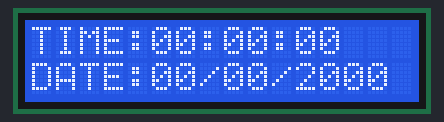
Bench run of a sketch on a simulated ESP8266 (NodeMCU). Parts: 16×2 character LCD. WiFi joins after 1.5 s; servers stay silent unless stated; network time is answered at once with the bench clock; the local clock reads 2024-03-15 10:24:30 at power-on unless the sketch sets it; what the sketch prints to the serial monitor is not drawn.

Above: at 0.1 s.
At 1.86 s:
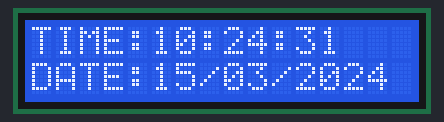
At 6.2 s:
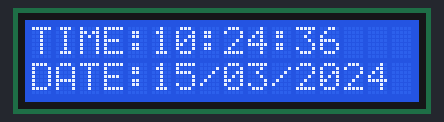
At 11.2 s:
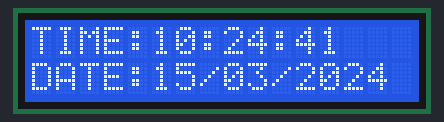
At 20.2 s:
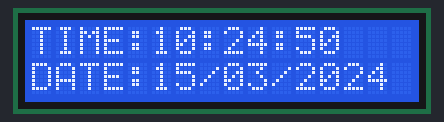
At 38.1 s:
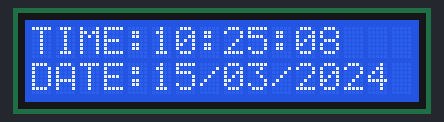

Measured:
- what the display in image 1 shows lasts 0.4 s, from 1.7 s to 2.1 s
- what the display in image 2 shows lasts 1.0 s, from 6.2 s to 7.2 s

The sketch:

ESP8266_CLOCK.ino
```cpp
// ESP8266 ESP-01 Internet real time clock


#include <ESP8266WiFi.h>
#include <WiFiUdp.h>

#include <NTPClient.h>               // Include NTPClient library
#include <TimeLib.h>                 // Include Arduino time library
#include <LiquidCrystal_I2C.h>       // Include LiquidCrystal_I2C library

LiquidCrystal_I2C lcd(0x27, 16, 2);  // Configure LiquidCrystal_I2C library with 0x27 address, 16 columns and 2 rows

const char *ssid     = "YOUR SSID";
const char *password = "YOUR WIFI PASSWORD";

WiFiUDP ntpUDP;

// 'time.nist.gov' is used (default server) with +5 hour offset (19800 seconds) 60 seconds (60000 milliseconds) update interval
NTPClient timeClient(ntpUDP, "in.pool.ntp.org", 19800, 60000);

char Time[] = "TIME:00:00:00";
char Date[] = "DATE:00/00/2000";
byte last_second, second_, minute_, hour_, day_, month_;
int year_;

void setup() {

  Serial.begin(115200);

  lcd.begin(5, 4);                   // Initialize I2C LCD module (SDA ,SCL)
  lcd.backlight();                   // Turn backlight ON
  lcd.setCursor(0, 0);
  lcd.print(Time);
  lcd.setCursor(0, 1);
  lcd.print(Date);

  WiFi.begin(ssid, password);

  Serial.print("Connecting.");
  while ( WiFi.status() != WL_CONNECTED ) {
    delay(500);
    Serial.print(".");
  }
  Serial.println("connected");

  timeClient.begin();
}

void loop() {

  timeClient.update();
  unsigned long unix_epoch = timeClient.getEpochTime();    // Get Unix epoch time from the NTP server

  second_ = second(unix_epoch);
  if (last_second != second_) {

    minute_ = minute(unix_epoch);
    hour_   = hour(unix_epoch);
    day_    = day(unix_epoch);
    month_  = month(unix_epoch);
    year_   = year(unix_epoch);

    Time[12] = second_ % 10 + 48;
    Time[11] = second_ / 10 + 48;
    Time[9]  = minute_ % 10 + 48;
    Time[8]  = minute_ / 10 + 48;
    Time[6]  = hour_   % 10 + 48;
    Time[5]  = hour_   / 10 + 48;

    Date[5]  = day_   / 10 + 48;
    Date[6]  = day_   % 10 + 48;
    Date[8]  = month_  / 10 + 48;
    Date[9]  = month_  % 10 + 48;
    Date[13] = (year_   / 10) % 10 + 48;
    Date[14] = year_   % 10 % 10 + 48;

    // Send time and date to serial monitor
    Serial.println(Time);
    Serial.println(Date);

    // Display time and date on the 16x2 LCD
    lcd.setCursor(0, 0);
    lcd.print(Time);
    lcd.setCursor(0, 1);
    lcd.print(Date);

    last_second = second_;
  }

  delay(200);

}
```
